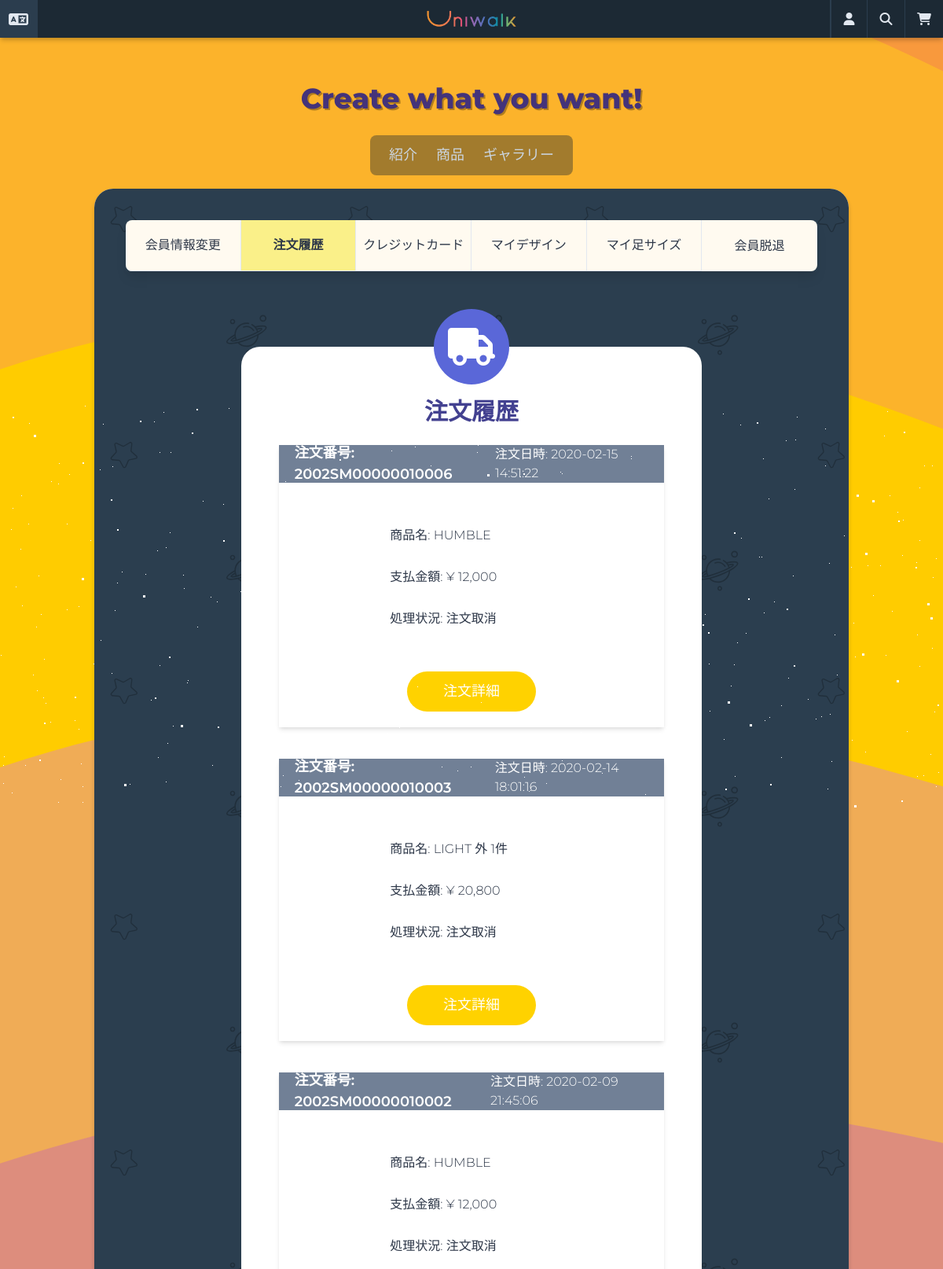
Page /users/mypage/orders/ (signed in, upper part) on the earlier database version.
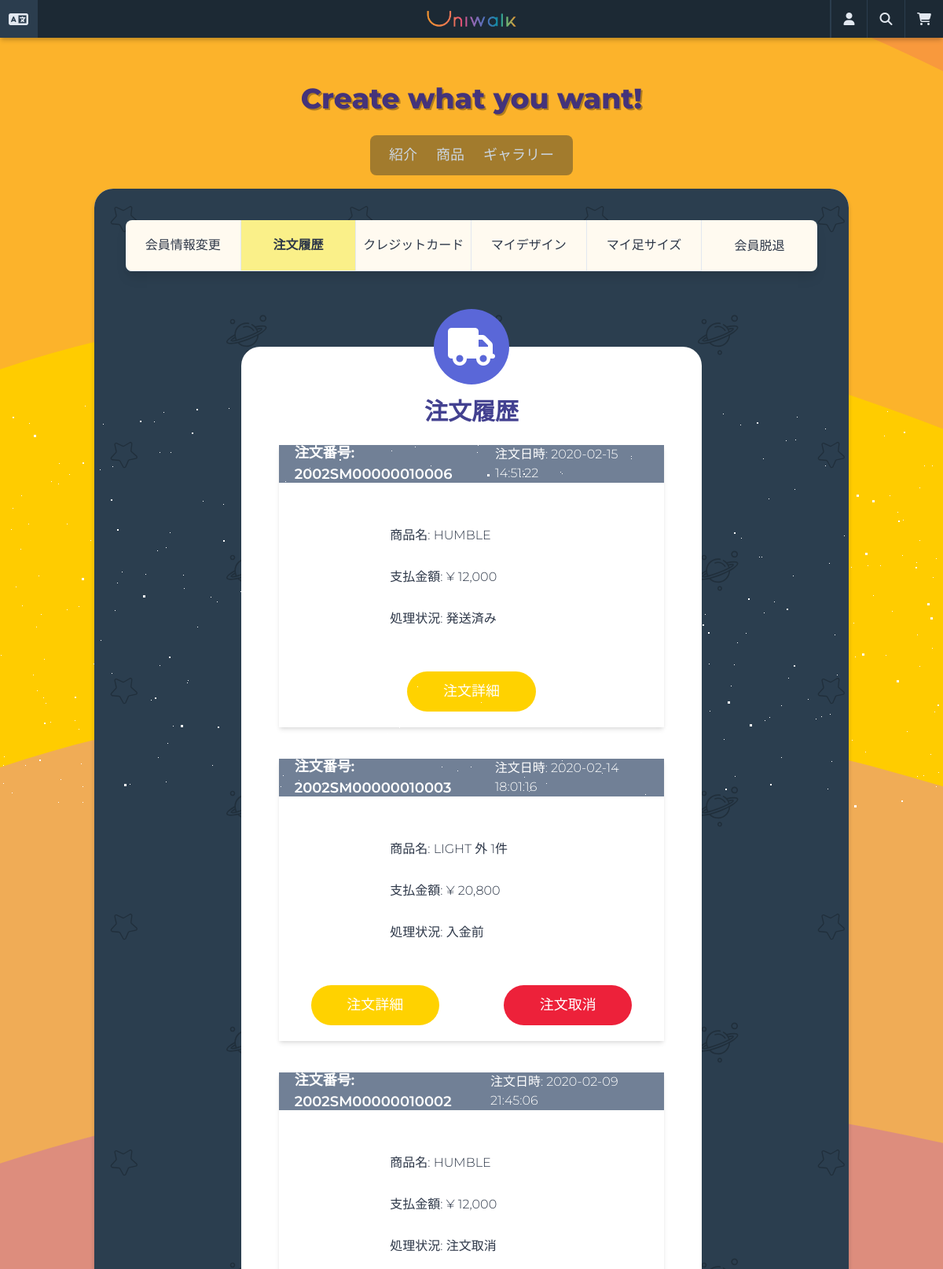
Same page on the later database version.
### orders/models.py (models this page shows, shortened)
class Order(models.Model):
    PAYMENT_CARD = "P1"
    PAYMENT_TRANSFER = "P2"
    PAYMENT_CHOICES = ((PAYMENT_CARD, _("クレジットカード")), (PAYMENT_TRANSFER, _("振込")))
    user = models.ForeignKey(
        "users.User",
        related_name="order",
        verbose_name=_("ユーザー"),
        on_delete=models.SET_NULL,
        blank=True,
        null=True,
    )
    guest = models.ForeignKey(
        "users.Guest",
        related_name="order",
        verbose_name=_("ゲスト"),
        on_delete=models.SET_NULL,
        blank=True,
        null=True,
    )
    last_name_recipient = models.CharField(_("姓(ご請求書先)"), max_length=30)
    first_name_recipient = models.CharField(_("名(ご請求書先)"), max_length=30)
    last_name_recipient_kana = models.CharField(_("姓(ご請求書先,カナ)"), max_length=30)
    first_name_recipient_kana = models.CharField(_("名(ご請求書先,カナ)"), max_length=30)
    phone_number_recipient = PhoneNumberField(_("電話番号(ご請求書先)"), max_length=15)
    postal_code_recipient = models.CharField(_("郵便番号(ご請求書先)"), max_length=7)
    prefecture_recipient = JPPrefectureField(_("都道府県(ご請求書先)"), max_length=2)
    address_city_recipient = models.CharField(_("市区町村(ご請求書先)"), max_length=40)
    address_detail_recipient = models.CharField(_("建物名・部屋番号(ご請求書先)"), max_length=40)
    last_name_orderer = models.CharField(
        _("姓(お届け先)"), max_length=30
    )
    first_name_orderer = models.CharField(
        _("名(お届け先)"), max_length=30, null=True, blank=True
    )
    last_name_orderer_kana = models.CharField(
        _("姓(カナ, お届け先)"), max_length=30, null=True, blank=True
    )
    first_name_orderer_kana = models.CharField(
        _("名(カナ, お届け先)"), max_length=30, null=True, blank=True
    )
    phone_number_orderer = PhoneNumberField(
        _("電話番号(お届け先)"), max_length=15, null=True, blank=True
    )
    postal_code_orderer = models.CharField(
        _("郵便番号(お届け先)"), max_length=7, null=True, blank=True
    )
    prefecture_orderer = JPPrefectureField(
        _("都道府県(お届け先)"), max_length=2, null=True, blank=True
    )
    address_city_orderer = models.CharField(
        _("市区町村(お届け先)"), max_length=40, null=True, blank=True
    )
    address_detail_orderer = models.CharField(
        _("建物名・部屋番号(お届け先)"), max_length=40, null=True, blank=True
    )
    order_date = models.DateTimeField(_("注文日時"), auto_now_add=True)
    payment = models.CharField(_("支払方法"), max_length=2, choices=PAYMENT_CHOICES)
    stripe_charge_id = models.CharField(max_length=50, blank=True, null=True)
    step = models.ForeignKey(
        "Step",
        related_name="order",
        verbose_name=_("対応状況"),
        on_delete=models.SET_NULL,
        blank=True,
        null=True,
    )
    amount = models.DecimalField(_("支払総額"), decimal_places=0, max_digits=10)
    order_number = models.CharField(
        max_length=40, default=create_order_number, blank=True, null=True
    )
    order_code = models.CharField(_("注文番号"), max_length=40, blank=True, null=True)
    class Meta:
        ordering = ("-order_date",)
        verbose_name = _("注文")
        verbose_name_plural = _("注文")
    def show_first_one(self):
        try:
            (order_item,) = self.order_items.all()[:1]
            return order_item.product
        except ValueError:
            return None
    def count_items_except_one(self):
        return self.order_items.all().count() - 1

class Step(models.Model):
    step_code = models.CharField(_("対応コード"), max_length=3)
    step_name = models.CharField(_("対応名"), max_length=20)
    def __str__(self):
        return self.step_name
    class Meta:
        ordering = ("step_code",)
        verbose_name = _("対応")
        verbose_name_plural = _("対応")

class OrderItem(models.Model):
    order = models.ForeignKey(
        "Order",
        verbose_name=_("注文アイテム"),
        related_name="order_items",
        on_delete=models.CASCADE,
    )
    product = models.ForeignKey(
        "products.Product",
        verbose_name=_("商品"),
        related_name="order_items",
        on_delete=models.SET_NULL,
        null=True,
        blank=True,
    )
    quantity = models.IntegerField(_("数量"))
    price = models.DecimalField(_("単価"), decimal_places=0, max_digits=6)
    front = models.ImageField(_("正面"), upload_to="orders")
    side = models.ImageField(_("側面"), upload_to="orders")
    up = models.ImageField(_("上面"), upload_to="orders")
    down = models.ImageField(_("下面"), upload_to="orders")
    outsole_color_left = models.CharField("アウトソール色(左)", max_length=7)
    outsole_material_left = models.CharField("アウトソール素材(左)", max_length=20)
    midsole_color_left = models.CharField("ミッドソール色(左)", max_length=7)
    midsole_material_left = models.CharField("ミッドソール素材(左)", max_length=20)
    uppersole_color_left = models.CharField("アッパーソール色(左)", max_length=7)
    uppersole_material_left = models.CharField("アッパーソール素材(左)", max_length=20)
    shoelace_color_left = models.CharField("シューレース色(左)", max_length=7)
    shoelace_material_left = models.CharField("シューレース素材(左)", max_length=20)
    tongue_color_left = models.CharField("タン色(左)", max_length=7)
    tongue_material_left = models.CharField("タン素材(左)", max_length=20)
    outsole_color_right = models.CharField("アウトソール色(右)", max_length=7)
    outsole_material_right = models.CharField("アウトソール素材(右)", max_length=20)
    midsole_color_right = models.CharField("ミッドソール色(右)", max_length=7)
    midsole_material_right = models.CharField("ミッドソール素材(右)", max_length=20)
    uppersole_color_right = models.CharField("アッパーソール色(右)", max_length=7)
    uppersole_material_right = models.CharField("アッパーソール素材(右)", max_length=20)
    shoelace_color_right = models.CharField("シューレース色(右)", max_length=7)
    shoelace_material_right = models.CharField("シューレース素材(右)", max_length=20)
    tongue_color_right = models.CharField("タン色(右)", max_length=7)
    tongue_material_right = models.CharField("タン素材(右)", max_length=20)
    customize_code = models.CharField(_("カスタマイズデザインコード"), max_length=11)
    length_left = models.DecimalField(_("足長(左)"), max_digits=4, decimal_places=1)
    length_right = models.DecimalField(_("足長(右)"), max_digits=4, decimal_places=1)
    width_left = models.DecimalField(_("足幅(左)"), max_digits=4, decimal_places=1)
    width_right = models.DecimalField(_("足幅(右)"), max_digits=4, decimal_places=1)

### products/models.py (models this page shows, shortened)
class Product(core_models.TimeStampedModel):
    name = models.CharField(_("商品名"), max_length=50)
    category = models.ForeignKey(
        "Category",
        verbose_name=_("商品カテゴリー"),
        related_name="product",
        on_delete=models.CASCADE,
    )
    price = models.DecimalField(_("価格"), decimal_places=0, max_digits=6)
    description = models.TextField(_("詳細説明"))
    is_active = models.BooleanField(_("販売中"), null=False, default=True)
    product_number = models.CharField(
        _("番号"), max_length=40, default=create_product_code, blank=True, null=True
    )
    product_code = models.CharField(_("商品番号"), max_length=40, blank=True, null=True)
    def __str__(self):
        return self.name
    def total_rating(self):
        all_reviews = self.reviews.all()
        all_ratings = 0
        if len(all_reviews) > 0:
            for review in all_reviews:
                all_ratings += review.rate
            return round(all_ratings / len(all_reviews), 2)
        return 0
    total_rating.short_description = _("評点")
    class Meta:
        ordering = ("-created",)
        verbose_name = _("商品")
        verbose_name_plural = _("商品")

### users/views.py (the view, shortened to what this page needs)
# urls.py: path("mypage/orders/", views.OrdersListView.as_view(), name="orders",),
class OrdersListView(mixins.LoggedInOnlyView, ListView):
    model = order_models.Order
    template_name = "orders/order-list.html"
    context_object_name = "orders"
    paginate_by = 5
    def get_queryset(self):
        try:
            return order_models.Order.objects.filter(
                user_id=self.request.user.pk
            ).order_by("-order_date")
        except order_models.Order.DoesNotExist:
            return None

### carts/context_processors.py (called while the page is built)
def counter(request):
    item_count = 0
    if "admin" in request.META["PATH_INFO"]:
        return {}
    else:
        try:
            cart = Cart.objects.get(session_key=_session_key(request))
            cart_items = CartItem.objects.all().filter(cart=cart, active=True)
            for cart_item in cart_items:
                item_count += cart_item.quantity
        except Cart.DoesNotExist:
            item_count = 0
    return dict(item_count=item_count)

### carts/views.py (called while the page is built)
def _session_key(request):
    cart = request.session.session_key
    if not cart:
        cart = request.session.create()
    return cart

### users/models.py (called while the page is built)
    def get_absolute_url(self):
        return reverse("users:update-profile")

### templates/orders/order-list.html (shortened to what this page needs)
{% extends "base.html" %}
{% load i18n static %}
{% block content %}
<div class="min-h-75vh mx-auto px-10 py-10 rounded-xl"
    style="background-image: url({% static 'images/pattern.svg' %}); background-repeat: repeat;">
    <div class="container mx-auto">
        <div class="w-full shadow-lg">
            {% include 'partials/mypage-menu.html' %}
        </div>
        <div class="w-full flex flex-col mb-10">
            <div
                class="container bg-white w-2/3 rounded-xl h-full mx-auto my-10 flex flex-col items-center p-12 mt-24 relative">
                <div class="flex items-center justify-center bg-indigo-600 w-24 h-24 rounded-full absolute"
                    style="top: -3rem;">
                    <i class="fas fa-truck fa-3x text-white wow fadeIn"></i>
                </div>
                <h2 class="text-indigo-800 mt-3 mb-5 text-3xl font-semibold">{% trans '注文履歴' %}</h2>
                {% if orders %}
                {% for order in orders %}
                {% include 'mixins/orders/order-card.html' with order=order %}
                {% endfor %}
                {% endif %}
            </div>
        </div>
    </div>
</div>
{% endblock content %}

### templates/mixins/orders/order-card.html (shortened to what this page needs)
{% load i18n humanize %}
<div class="w-full mb-10 overflow-hidden shadow-md wow fadeIn">
    <form method="POST" class="w-full h-full">
        <div class="w-full flex items-center justify-between bg-gray-600 h-12 text-white px-5">
            <h3 class="font-semibold text-lg">{% trans '注文番号' %}: {{ order.order_code }}</h3>
            <span class="">{% trans '注文日時' %}: {{ order.order_date|date:'Y-m-d H:i:s' }}</span>
        </div>
        <div class="flex flex-no-wrap py-10 px-5">
            <div style="background-image: url({% for order_item in order.order_items.all %}{% if forloop.first %}{{ order_item.front.url }}{% endif %}{% endfor %});"
                class="w-1/4 h-40 bg-cover bg-center mr-3">
            </div>
            <div class="w-3/4 flex flex-col justify-around">
                <div>
                    {% trans '商品名' %}: {{ order.show_first_one }}
                    {% if order.count_items_except_one > 0 %}
                    <span>外 {{ order.count_items_except_one }}件</span>
                    {% endif %}
                </div>
                <div>{% trans '支払金額' %}: &yen; {{ order.amount | intcomma }}</div>
                <div>{% trans '処理状況' %}: {{ order.step }}</div>
            </div>
        </div>
        <div class="w-full flex justify-around mb-5">
            <a href="{% url 'users:orders-detail' order.pk %}"
                class="btn-warning text-white w-1/3 p-3">{% trans '注文詳細' %}</a>
            {% if order.step.step_code == "T01" or order.step.step_code == "T02" %}
            <button class="btn-danger text-white w-1/3 p-3">{% trans '注文取消' %}</a>
                {% endif %}
        </div>
    </form>
</div>

Differences in the rows shown:
changed Order "2002SM00000010006": step "注文取消" → "発送済み"
changed Order "2002SM00000010003": step "注文取消" → "入金前"; step_id 6 → 1 (drawn); trans (not shown) → "注文取消"
